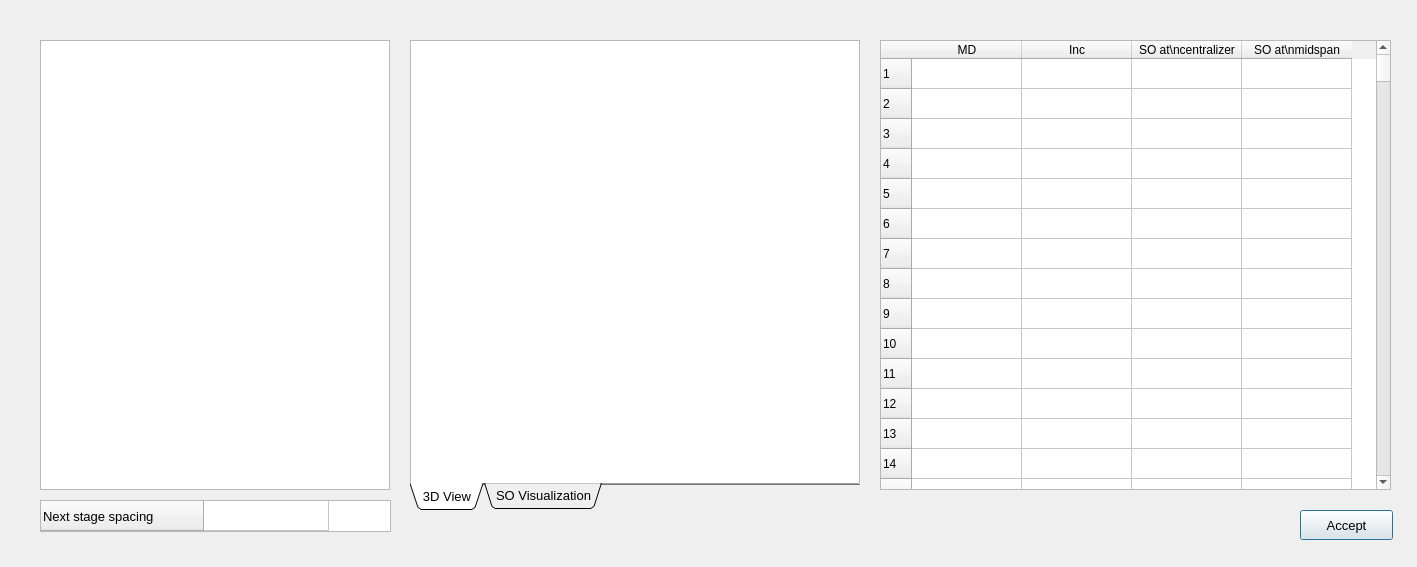
<?xml version="1.0" encoding="UTF-8"?>
<ui version="4.0">
 <class>SpacingSetup</class>
 <widget class="QDialog" name="SpacingSetup">
  <property name="geometry">
   <rect>
    <x>0</x>
    <y>0</y>
    <width>1417</width>
    <height>567</height>
   </rect>
  </property>
  <property name="windowTitle">
   <string>Centralizers Spacing Setup</string>
  </property>
  <property name="windowOpacity">
   <double>1.000000000000000</double>
  </property>
  <widget class="MatplotlibWidget" name="ssCaliperMap_graphicsView">
   <property name="geometry">
    <rect>
     <x>40</x>
     <y>40</y>
     <width>350</width>
     <height>450</height>
    </rect>
   </property>
  </widget>
  <widget class="QTableWidget" name="ssCentralizerLocations_tableWidget">
   <property name="geometry">
    <rect>
     <x>880</x>
     <y>40</y>
     <width>511</width>
     <height>450</height>
    </rect>
   </property>
   <property name="rowCount">
    <number>1000</number>
   </property>
   <property name="columnCount">
    <number>4</number>
   </property>
   <attribute name="horizontalHeaderDefaultSectionSize">
    <number>110</number>
   </attribute>
   <attribute name="horizontalHeaderMinimumSectionSize">
    <number>30</number>
   </attribute>
   <row/>
   <row/>
   <row/>
   <row/>
   <row/>
   <row/>
   <row/>
   <row/>
   <row/>
   <row/>
   <row/>
   <row/>
   <row/>
   <row/>
   <row/>
   <row/>
   <row/>
   <row/>
   <row/>
   <row/>
   <row/>
   <row/>
   <row/>
   <row/>
   <row/>
   <row/>
   <row/>
   <row/>
   <row/>
   <row/>
   <row/>
   <row/>
   <row/>
   <row/>
   <row/>
   <row/>
   <row/>
   <row/>
   <row/>
   <row/>
   <row/>
   <row/>
   <row/>
   <row/>
   <row/>
   <row/>
   <row/>
   <row/>
   <row/>
   <row/>
   <row/>
   <row/>
   <row/>
   <row/>
   <row/>
   <row/>
   <row/>
   <row/>
   <row/>
   <row/>
   <row/>
   <row/>
   <row/>
   <row/>
   <row/>
   <row/>
   <row/>
   <row/>
   <row/>
   <row/>
   <row/>
   <row/>
   <row/>
   <row/>
   <row/>
   <row/>
   <row/>
   <row/>
   <row/>
   <row/>
   <row/>
   <row/>
   <row/>
   <row/>
   <row/>
   <row/>
   <row/>
   <row/>
   <row/>
   <row/>
   <row/>
   <row/>
   <row/>
   <row/>
   <row/>
   <row/>
   <row/>
   <row/>
   <row/>
   <row/>
   <row/>
   <row/>
   <row/>
   <row/>
   <row/>
   <row/>
   <row/>
   <row/>
   <row/>
   <row/>
   <row/>
   <row/>
   <row/>
   <row/>
   <row/>
   <row/>
   <row/>
   <row/>
   <row/>
   <row/>
   <row/>
   <row/>
   <row/>
   <row/>
   <row/>
   <row/>
   <row/>
   <row/>
   <row/>
   <row/>
   <row/>
   <row/>
   <row/>
   <row/>
   <row/>
   <row/>
   <row/>
   <row/>
   <row/>
   <row/>
   <row/>
   <row/>
   <row/>
   <row/>
   <row/>
   <row/>
   <row/>
   <row/>
   <row/>
   <row/>
   <row/>
   <row/>
   <row/>
   <row/>
   <row/>
   <row/>
   <row/>
   <row/>
   <row/>
   <row/>
   <row/>
   <row/>
   <row/>
   <row/>
   <row/>
   <row/>
   <row/>
   <row/>
   <row/>
   <row/>
   <row/>
   <row/>
   <row/>
   <row/>
   <row/>
   <row/>
   <row/>
   <row/>
   <row/>
   <row/>
   <row/>
   <row/>
   <row/>
   <row/>
   <row/>
   <row/>
   <row/>
   <row/>
   <row/>
   <row/>
   <row/>
   <row/>
   <row/>
   <row/>
   <row/>
   <row/>
   <row/>
   <row/>
   <row/>
   <row/>
   <row/>
   <row/>
   <row/>
   <row/>
   <row/>
   <row/>
   <row/>
   <row/>
   <row/>
   <row/>
   <row/>
   <row/>
   <row/>
   <row/>
   <row/>
   <row/>
   <row/>
   <row/>
   <row/>
   <row/>
   <row/>
   <row/>
   <row/>
   <row/>
   <row/>
   <row/>
   <row/>
   <row/>
   <row/>
   <row/>
   <row/>
   <row/>
   <row/>
   <row/>
   <row/>
   <row/>
   <row/>
   <row/>
   <row/>
   <row/>
   <row/>
   <row/>
   <row/>
   <row/>
   <row/>
   <row/>
   <row/>
   <row/>
   <row/>
   <row/>
   <row/>
   <row/>
   <row/>
   <row/>
   <row/>
   <row/>
   <row/>
   <row/>
   <row/>
   <row/>
   <row/>
   <row/>
   <row/>
   <row/>
   <row/>
   <row/>
   <row/>
   <row/>
   <row/>
   <row/>
   <row/>
   <row/>
   <row/>
   <row/>
   <row/>
   <row/>
   <row/>
   <row/>
   <row/>
   <row/>
   <row/>
   <row/>
   <row/>
   <row/>
   <row/>
   <row/>
   <row/>
   <row/>
   <row/>
   <row/>
   <row/>
   <row/>
   <row/>
   <row/>
   <row/>
   <row/>
   <row/>
   <row/>
   <row/>
   <row/>
   <row/>
   <row/>
   <row/>
   <row/>
   <row/>
   <row/>
   <row/>
   <row/>
   <row/>
   <row/>
   <row/>
   <row/>
   <row/>
   <row/>
   <row/>
   <row/>
   <row/>
   <row/>
   <row/>
   <row/>
   <row/>
   <row/>
   <row/>
   <row/>
   <row/>
   <row/>
   <row/>
   <row/>
   <row/>
   <row/>
   <row/>
   <row/>
   <row/>
   <row/>
   <row/>
   <row/>
   <row/>
   <row/>
   <row/>
   <row/>
   <row/>
   <row/>
   <row/>
   <row/>
   <row/>
   <row/>
   <row/>
   <row/>
   <row/>
   <row/>
   <row/>
   <row/>
   <row/>
   <row/>
   <row/>
   <row/>
   <row/>
   <row/>
   <row/>
   <row/>
   <row/>
   <row/>
   <row/>
   <row/>
   <row/>
   <row/>
   <row/>
   <row/>
   <row/>
   <row/>
   <row/>
   <row/>
   <row/>
   <row/>
   <row/>
   <row/>
   <row/>
   <row/>
   <row/>
   <row/>
   <row/>
   <row/>
   <row/>
   <row/>
   <row/>
   <row/>
   <row/>
   <row/>
   <row/>
   <row/>
   <row/>
   <row/>
   <row/>
   <row/>
   <row/>
   <row/>
   <row/>
   <row/>
   <row/>
   <row/>
   <row/>
   <row/>
   <row/>
   <row/>
   <row/>
   <row/>
   <row/>
   <row/>
   <row/>
   <row/>
   <row/>
   <row/>
   <row/>
   <row/>
   <row/>
   <row/>
   <row/>
   <row/>
   <row/>
   <row/>
   <row/>
   <row/>
   <row/>
   <row/>
   <row/>
   <row/>
   <row/>
   <row/>
   <row/>
   <row/>
   <row/>
   <row/>
   <row/>
   <row/>
   <row/>
   <row/>
   <row/>
   <row/>
   <row/>
   <row/>
   <row/>
   <row/>
   <row/>
   <row/>
   <row/>
   <row/>
   <row/>
   <row/>
   <row/>
   <row/>
   <row/>
   <row/>
   <row/>
   <row/>
   <row/>
   <row/>
   <row/>
   <row/>
   <row/>
   <row/>
   <row/>
   <row/>
   <row/>
   <row/>
   <row/>
   <row/>
   <row/>
   <row/>
   <row/>
   <row/>
   <row/>
   <row/>
   <row/>
   <row/>
   <row/>
   <row/>
   <row/>
   <row/>
   <row/>
   <row/>
   <row/>
   <row/>
   <row/>
   <row/>
   <row/>
   <row/>
   <row/>
   <row/>
   <row/>
   <row/>
   <row/>
   <row/>
   <row/>
   <row/>
   <row/>
   <row/>
   <row/>
   <row/>
   <row/>
   <row/>
   <row/>
   <row/>
   <row/>
   <row/>
   <row/>
   <row/>
   <row/>
   <row/>
   <row/>
   <row/>
   <row/>
   <row/>
   <row/>
   <row/>
   <row/>
   <row/>
   <row/>
   <row/>
   <row/>
   <row/>
   <row/>
   <row/>
   <row/>
   <row/>
   <row/>
   <row/>
   <row/>
   <row/>
   <row/>
   <row/>
   <row/>
   <row/>
   <row/>
   <row/>
   <row/>
   <row/>
   <row/>
   <row/>
   <row/>
   <row/>
   <row/>
   <row/>
   <row/>
   <row/>
   <row/>
   <row/>
   <row/>
   <row/>
   <row/>
   <row/>
   <row/>
   <row/>
   <row/>
   <row/>
   <row/>
   <row/>
   <row/>
   <row/>
   <row/>
   <row/>
   <row/>
   <row/>
   <row/>
   <row/>
   <row/>
   <row/>
   <row/>
   <row/>
   <row/>
   <row/>
   <row/>
   <row/>
   <row/>
   <row/>
   <row/>
   <row/>
   <row/>
   <row/>
   <row/>
   <row/>
   <row/>
   <row/>
   <row/>
   <row/>
   <row/>
   <row/>
   <row/>
   <row/>
   <row/>
   <row/>
   <row/>
   <row/>
   <row/>
   <row/>
   <row/>
   <row/>
   <row/>
   <row/>
   <row/>
   <row/>
   <row/>
   <row/>
   <row/>
   <row/>
   <row/>
   <row/>
   <row/>
   <row/>
   <row/>
   <row/>
   <row/>
   <row/>
   <row/>
   <row/>
   <row/>
   <row/>
   <row/>
   <row/>
   <row/>
   <row/>
   <row/>
   <row/>
   <row/>
   <row/>
   <row/>
   <row/>
   <row/>
   <row/>
   <row/>
   <row/>
   <row/>
   <row/>
   <row/>
   <row/>
   <row/>
   <row/>
   <row/>
   <row/>
   <row/>
   <row/>
   <row/>
   <row/>
   <row/>
   <row/>
   <row/>
   <row/>
   <row/>
   <row/>
   <row/>
   <row/>
   <row/>
   <row/>
   <row/>
   <row/>
   <row/>
   <row/>
   <row/>
   <row/>
   <row/>
   <row/>
   <row/>
   <row/>
   <row/>
   <row/>
   <row/>
   <row/>
   <row/>
   <row/>
   <row/>
   <row/>
   <row/>
   <row/>
   <row/>
   <row/>
   <row/>
   <row/>
   <row/>
   <row/>
   <row/>
   <row/>
   <row/>
   <row/>
   <row/>
   <row/>
   <row/>
   <row/>
   <row/>
   <row/>
   <row/>
   <row/>
   <row/>
   <row/>
   <row/>
   <row/>
   <row/>
   <row/>
   <row/>
   <row/>
   <row/>
   <row/>
   <row/>
   <row/>
   <row/>
   <row/>
   <row/>
   <row/>
   <row/>
   <row/>
   <row/>
   <row/>
   <row/>
   <row/>
   <row/>
   <row/>
   <row/>
   <row/>
   <row/>
   <row/>
   <row/>
   <row/>
   <row/>
   <row/>
   <row/>
   <row/>
   <row/>
   <row/>
   <row/>
   <row/>
   <row/>
   <row/>
   <row/>
   <row/>
   <row/>
   <row/>
   <row/>
   <row/>
   <row/>
   <row/>
   <row/>
   <row/>
   <row/>
   <row/>
   <row/>
   <row/>
   <row/>
   <row/>
   <row/>
   <row/>
   <row/>
   <row/>
   <row/>
   <row/>
   <row/>
   <row/>
   <row/>
   <row/>
   <row/>
   <row/>
   <row/>
   <row/>
   <row/>
   <row/>
   <row/>
   <row/>
   <row/>
   <row/>
   <row/>
   <row/>
   <row/>
   <row/>
   <row/>
   <row/>
   <row/>
   <row/>
   <row/>
   <row/>
   <row/>
   <row/>
   <row/>
   <row/>
   <row/>
   <row/>
   <row/>
   <row/>
   <row/>
   <row/>
   <row/>
   <row/>
   <row/>
   <row/>
   <row/>
   <row/>
   <row/>
   <row/>
   <row/>
   <row/>
   <row/>
   <row/>
   <row/>
   <row/>
   <row/>
   <row/>
   <row/>
   <row/>
   <row/>
   <row/>
   <row/>
   <row/>
   <row/>
   <row/>
   <row/>
   <row/>
   <row/>
   <row/>
   <row/>
   <row/>
   <row/>
   <row/>
   <row/>
   <row/>
   <row/>
   <row/>
   <row/>
   <row/>
   <row/>
   <row/>
   <row/>
   <row/>
   <row/>
   <row/>
   <row/>
   <row/>
   <row/>
   <row/>
   <row/>
   <row/>
   <row/>
   <row/>
   <row/>
   <row/>
   <row/>
   <row/>
   <row/>
   <row/>
   <row/>
   <row/>
   <row/>
   <row/>
   <row/>
   <row/>
   <row/>
   <row/>
   <row/>
   <row/>
   <row/>
   <row/>
   <row/>
   <row/>
   <row/>
   <row/>
   <row/>
   <row/>
   <row/>
   <row/>
   <row/>
   <row/>
   <row/>
   <row/>
   <row/>
   <row/>
   <row/>
   <row/>
   <row/>
   <row/>
   <row/>
   <row/>
   <row/>
   <row/>
   <row/>
   <row/>
   <row/>
   <row/>
   <row/>
   <row/>
   <row/>
   <row/>
   <row/>
   <row/>
   <row/>
   <row/>
   <row/>
   <row/>
   <row/>
   <row/>
   <row/>
   <row/>
   <row/>
   <row/>
   <row/>
   <row/>
   <row/>
   <row/>
   <row/>
   <row/>
   <row/>
   <row/>
   <row/>
   <row/>
   <row/>
   <row/>
   <row/>
   <row/>
   <row/>
   <row/>
   <row/>
   <row/>
   <row/>
   <row/>
   <row/>
   <row/>
   <row/>
   <row/>
   <row/>
   <row/>
   <row/>
   <row/>
   <row/>
   <row/>
   <row/>
   <row/>
   <row/>
   <row/>
   <row/>
   <row/>
   <row/>
   <row/>
   <row/>
   <row/>
   <row/>
   <row/>
   <row/>
   <row/>
   <row/>
   <row/>
   <row/>
   <row/>
   <row/>
   <row/>
   <row/>
   <row/>
   <row/>
   <row/>
   <row/>
   <row/>
   <row/>
   <row/>
   <row/>
   <row/>
   <row/>
   <row/>
   <row/>
   <row/>
   <row/>
   <row/>
   <row/>
   <row/>
   <row/>
   <row/>
   <row/>
   <row/>
   <row/>
   <row/>
   <row/>
   <row/>
   <row/>
   <row/>
   <row/>
   <row/>
   <row/>
   <row/>
   <row/>
   <row/>
   <row/>
   <row/>
   <row/>
   <row/>
   <row/>
   <row/>
   <row/>
   <row/>
   <row/>
   <row/>
   <row/>
   <row/>
   <row/>
   <row/>
   <row/>
   <row/>
   <row/>
   <row/>
   <column>
    <property name="text">
     <string>MD</string>
    </property>
   </column>
   <column>
    <property name="text">
     <string>Inc</string>
    </property>
   </column>
   <column>
    <property name="text">
     <string>SO at\ncentralizer</string>
    </property>
   </column>
   <column>
    <property name="text">
     <string>SO at\nmidspan</string>
    </property>
   </column>
  </widget>
  <widget class="QPushButton" name="ssAccept_pushButton">
   <property name="geometry">
    <rect>
     <x>1300</x>
     <y>510</y>
     <width>93</width>
     <height>30</height>
    </rect>
   </property>
   <property name="font">
    <font>
     <pointsize>10</pointsize>
    </font>
   </property>
   <property name="text">
    <string>Accept</string>
   </property>
  </widget>
  <widget class="QTabWidget" name="tabWidget">
   <property name="geometry">
    <rect>
     <x>410</x>
     <y>40</y>
     <width>450</width>
     <height>470</height>
    </rect>
   </property>
   <property name="font">
    <font>
     <pointsize>10</pointsize>
     <weight>50</weight>
     <bold>false</bold>
    </font>
   </property>
   <property name="layoutDirection">
    <enum>Qt::LeftToRight</enum>
   </property>
   <property name="locale">
    <locale language="English" country="UnitedStates"/>
   </property>
   <property name="tabPosition">
    <enum>QTabWidget::South</enum>
   </property>
   <property name="tabShape">
    <enum>QTabWidget::Triangular</enum>
   </property>
   <property name="currentIndex">
    <number>0</number>
   </property>
   <property name="elideMode">
    <enum>Qt::ElideNone</enum>
   </property>
   <property name="documentMode">
    <bool>true</bool>
   </property>
   <property name="tabsClosable">
    <bool>false</bool>
   </property>
   <widget class="QWidget" name="tab">
    <attribute name="title">
     <string>3D View</string>
    </attribute>
    <widget class="Matplotlib3DWidget" name="ssWellbore3D_graphicsView">
     <property name="geometry">
      <rect>
       <x>0</x>
       <y>0</y>
       <width>450</width>
       <height>450</height>
      </rect>
     </property>
    </widget>
   </widget>
   <widget class="QWidget" name="tab_2">
    <attribute name="title">
     <string>SO Visualization</string>
    </attribute>
    <widget class="MatplotlibWidget" name="ssSOVisualization_graphicsView">
     <property name="geometry">
      <rect>
       <x>0</x>
       <y>0</y>
       <width>450</width>
       <height>450</height>
      </rect>
     </property>
    </widget>
   </widget>
  </widget>
  <widget class="QTableWidget" name="ssNextSpacing_tableWidget">
   <property name="geometry">
    <rect>
     <x>40</x>
     <y>500</y>
     <width>351</width>
     <height>32</height>
    </rect>
   </property>
   <property name="font">
    <font>
     <pointsize>10</pointsize>
    </font>
   </property>
   <property name="autoFillBackground">
    <bool>false</bool>
   </property>
   <property name="frameShadow">
    <enum>QFrame::Sunken</enum>
   </property>
   <property name="sortingEnabled">
    <bool>false</bool>
   </property>
   <property name="columnCount">
    <number>1</number>
   </property>
   <attribute name="horizontalHeaderVisible">
    <bool>false</bool>
   </attribute>
   <attribute name="horizontalHeaderCascadingSectionResizes">
    <bool>false</bool>
   </attribute>
   <attribute name="horizontalHeaderDefaultSectionSize">
    <number>125</number>
   </attribute>
   <attribute name="horizontalHeaderHighlightSections">
    <bool>true</bool>
   </attribute>
   <attribute name="horizontalHeaderShowSortIndicator" stdset="0">
    <bool>false</bool>
   </attribute>
   <attribute name="horizontalHeaderStretchLastSection">
    <bool>false</bool>
   </attribute>
   <attribute name="verticalHeaderDefaultSectionSize">
    <number>30</number>
   </attribute>
   <attribute name="verticalHeaderMinimumSectionSize">
    <number>28</number>
   </attribute>
   <attribute name="verticalHeaderShowSortIndicator" stdset="0">
    <bool>false</bool>
   </attribute>
   <row>
    <property name="text">
     <string>Next stage spacing           </string>
    </property>
   </row>
   <column/>
  </widget>
 </widget>
 <customwidgets>
  <customwidget>
   <class>MatplotlibWidget</class>
   <extends>QGraphicsView</extends>
   <header location="global">matplotlibwidget</header>
  </customwidget>
  <customwidget>
   <class>Matplotlib3DWidget</class>
   <extends>QGraphicsView</extends>
   <header>matplotlibwidget</header>
  </customwidget>
 </customwidgets>
 <resources/>
 <connections/>
</ui>
